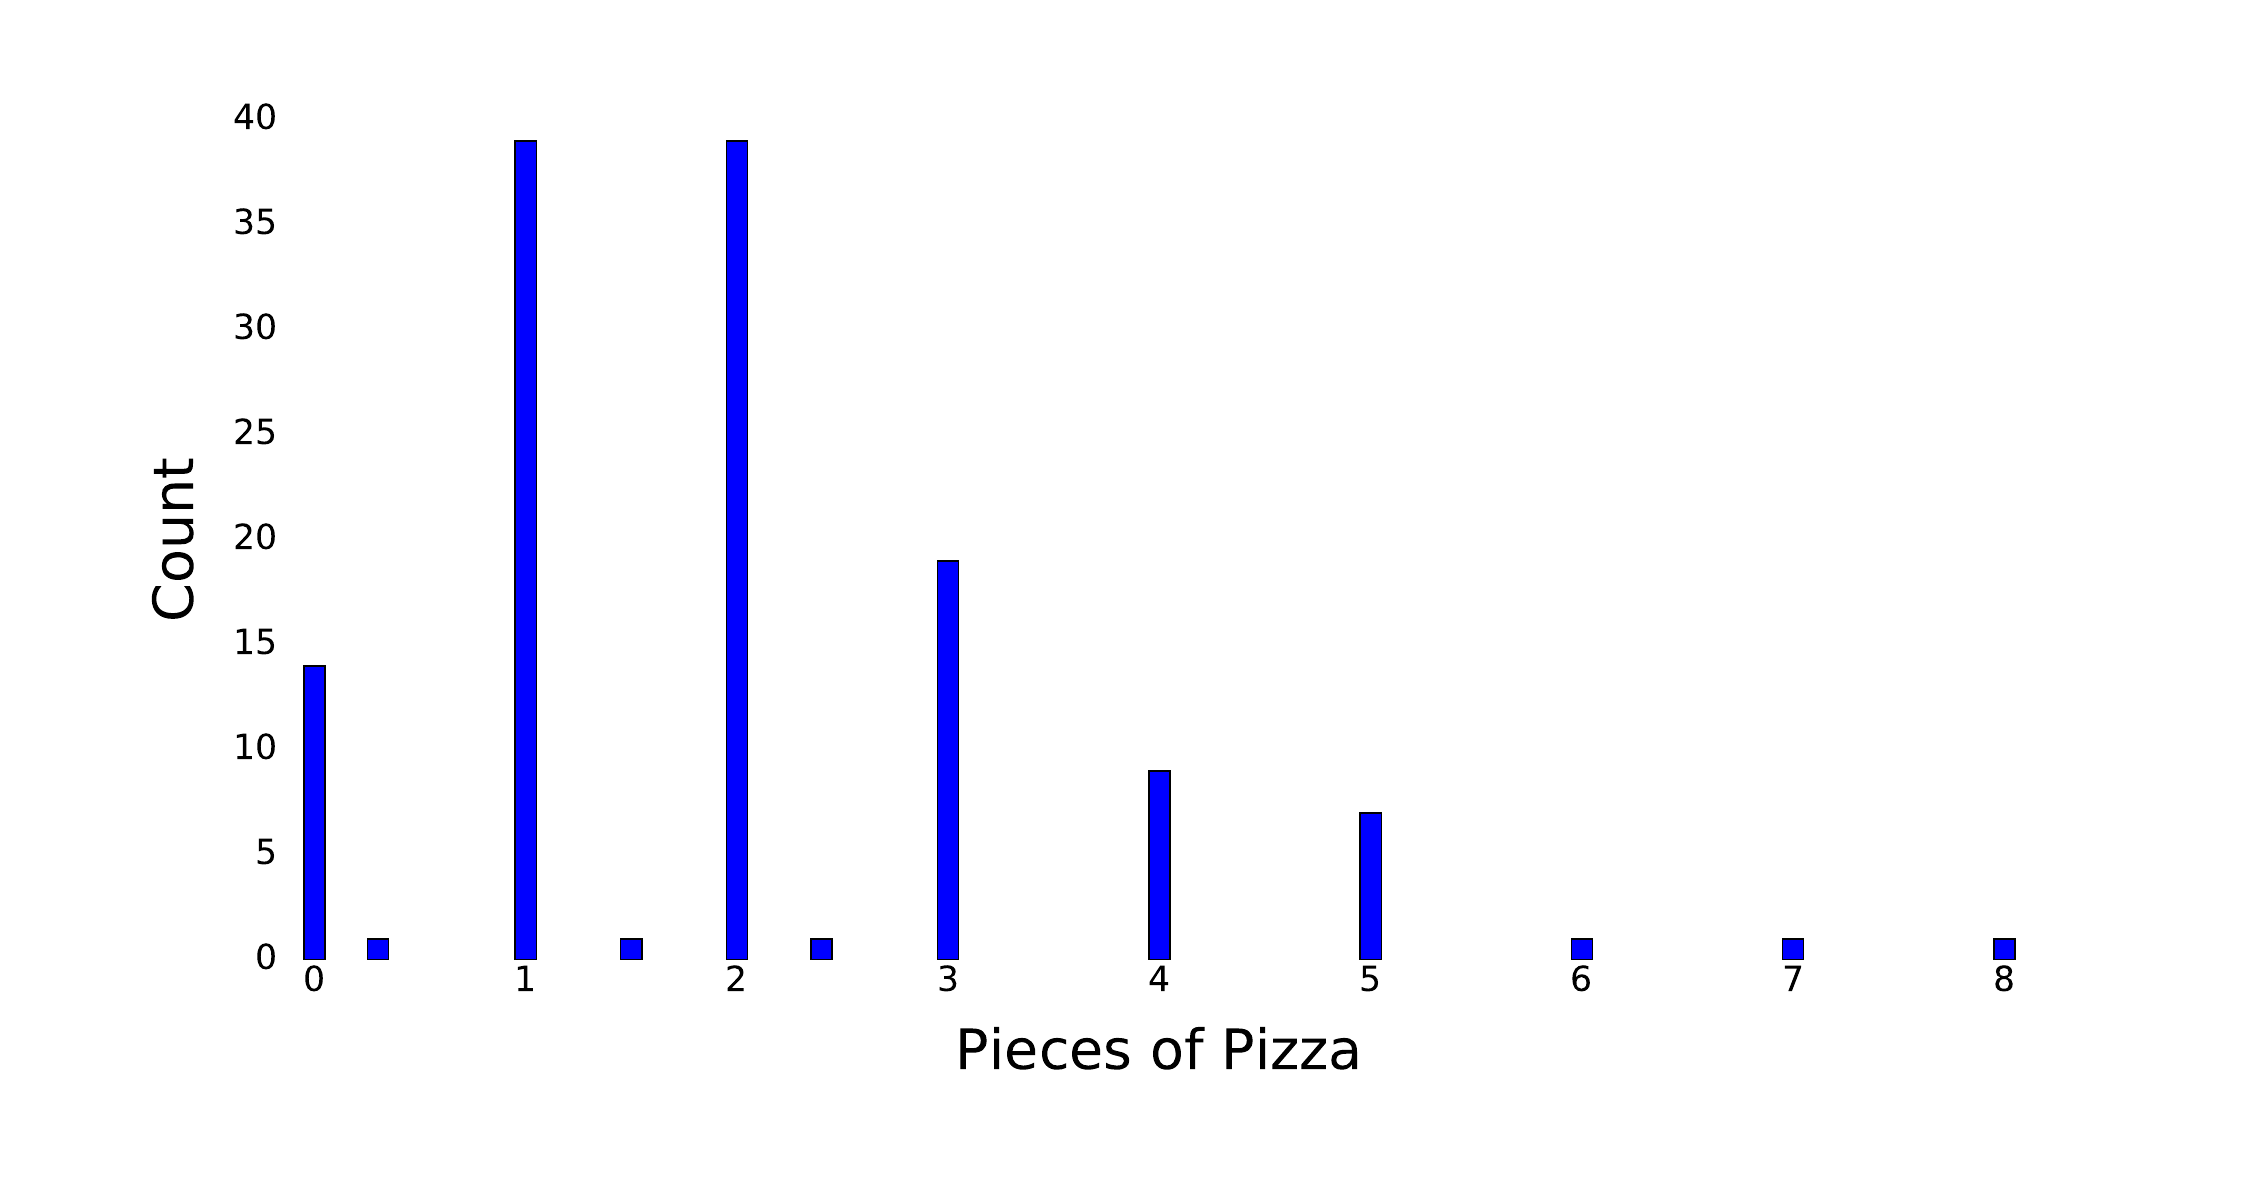

Here is the Python script that generated this plot:
#must be run from command line to get the path to the data file correct
import numpy as np
import pylab as plt


import os
BASE_DIR=os.path.dirname(os.path.dirname(os.path.dirname(os.path.abspath(__file__))))

f=open(os.path.join(BASE_DIR,'pizzastudy.txt'))
data=[i.strip().split('\t') for i in f]

#get indexes of columns
pizza=data[0].index('pieces')


counts={}
pizza=[float(i[pizza]) for i in data[1:] if i[pizza]!='']
for i in pizza:
    counts[i]=counts.get(i,0)+1
mylist=zip(counts.keys(),counts.values())
fig=plt.figure(figsize=(22.62372, 12))
ax = fig.add_subplot(111)
fig.subplots_adjust(bottom=.2)

ax.bar([i[0] for i in mylist],[i[1] for i in mylist],color='b',width=.1,linewidth=1.0,align='center')

for item in ax.get_yticklabels():
    item.set_fontsize(15)

for item in ax.get_xticklabels():
    item.set_fontsize(15)

ax.tick_params(axis='x',length=0,width=0,direction='out',labelsize=25)
ax.tick_params(axis='y',length=0,width=0,direction='out',labelsize=25)
ax.spines['top'].set_visible(False)
ax.spines['right'].set_visible(False)
ax.spines['left'].set_visible(False)
ax.spines['bottom'].set_visible(False)
ax.spines['bottom'].set_position(['outward',0])
ax.spines['left'].set_position(['outward',0])
ax.xaxis.set_ticks_position('bottom')
ax.yaxis.set_ticks_position('left')
ax.set_xticks(range(14))
ax.set_ylabel('Count',fontsize=40,labelpad=20)
ax.set_xlabel('Pieces of Pizza',fontsize=40,labelpad=20)
ax.set_xlim(-.15,8.15)
ax.set_ylim(0,40)
plt.savefig('figure_3.pdf')
plt.show()
